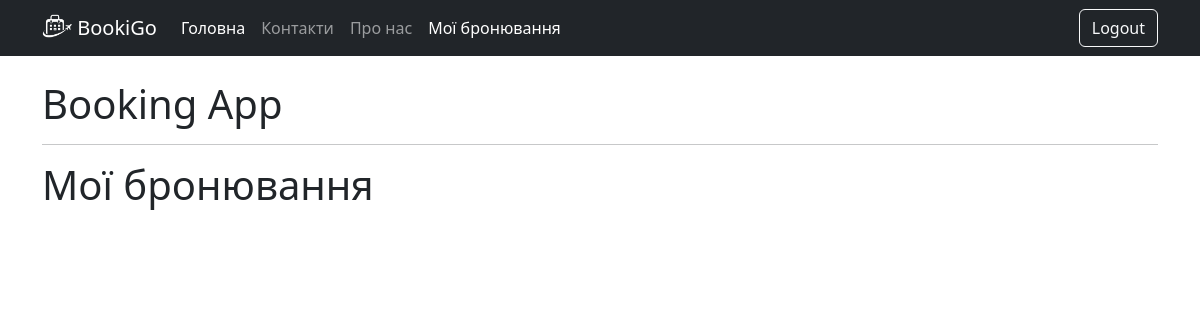
The app's page /my_bookings/ (signed in), older data.
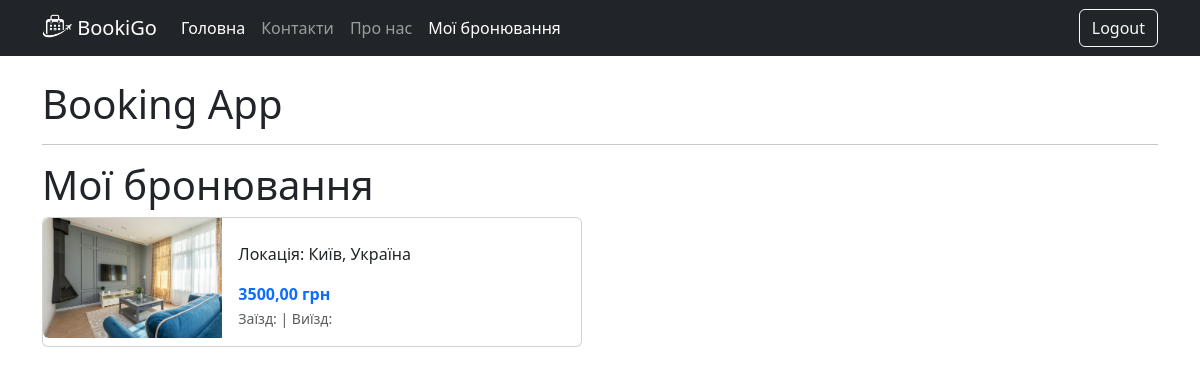
The same page, newer data.
### booking_app/models.py (models this page shows, shortened)
class Booking(models.Model):
    apartment = models.ForeignKey(Apartment, on_delete=models.CASCADE, related_name='bookings')
    guest_name = models.CharField(max_length=100)
    guest_surname = models.CharField(max_length=100)
    guest_email = models.EmailField()
    guest_phone = models.CharField(max_length=20)
    check_in_date = models.DateTimeField()
    check_out_date = models.DateTimeField()
    price_total = models.DecimalField(max_digits=10, decimal_places=2, default=0)
    user = models.ForeignKey('auth.User', on_delete=models.CASCADE, blank=True, null=True)
    created_at = models.DateTimeField(auto_now_add=True)
    class Meta:
        verbose_name = "Booking"
        verbose_name_plural = "Bookings"
        ordering = ['-created_at']

class Apartment(models.Model):
    TYPE_ROOM_CHOICES = [
        ('single', 'Single Room'),
        ('double', 'Double Room'),
        ('suite', 'Suite'),
        ('studio', 'Studio'),
        ('penthouse', 'Penthouse'),
        ('loft', 'Loft'),
        ('villa', 'Villa'),
    ]
    name = models.CharField(max_length=100)
    location = models.CharField(max_length=200)
    image = models.ImageField(upload_to='apartment_images/', blank=True, null=True)
    description = models.TextField(blank=True, null=True)
    price = models.DecimalField(max_digits=10, decimal_places=2)
    capacity = models.IntegerField(default=1)
    type_room = models.CharField(max_length=50, blank=True, null=True, choices=TYPE_ROOM_CHOICES)
    class Meta:
        verbose_name = "Apartment"
        verbose_name_plural = "Apartments"
        ordering = ['name']

### booking_app/views.py (the view)
# urls.py: path('my_bookings/', views.my_bookings, name='my_bookings'),
@login_required
def my_bookings(request):
    bookings = Booking.objects.filter(user=request.user)
    return render(request, template_name='my_bookings.html', context={'bookings': bookings})

### templates/my_bookings.html (shortened to what this page needs)
{% extends 'base.html' %}
{% block content %}
    <h1>Мої бронювання</h1>
    {% for booking in bookings %}
        <div class="card mb-3" style="max-width: 540px;">
        <div class="row g-0">
            <div class="col-md-4">
            {% if booking.apartment.image %}
                <img src="{{booking.apartment.image.url}}" class="img-fluid rounded-start" alt="...">
            {% endif %}
            </div>
            <div class="col-md-8">
            <div class="card-body">
                <p class="card-text">Локація: {{booking.apartment.location}}</p>
                <span class="fw-bold text-primary">{{booking.apartment.price}} грн</span>
                <p class="card-text"><small class="text-muted">Заїзд: {{booking.check_in}} | Виїзд: {{booking.check_out}}</small></p>
            </div>
            </div>
        </div>
        </div>
    {% endfor %}
{% endblock content %}

Row changes from the older to the newer data that the page shows:
added Booking: apartment.image (picture), apartment.location "Київ, Україна", apartment.price "3500,00"
